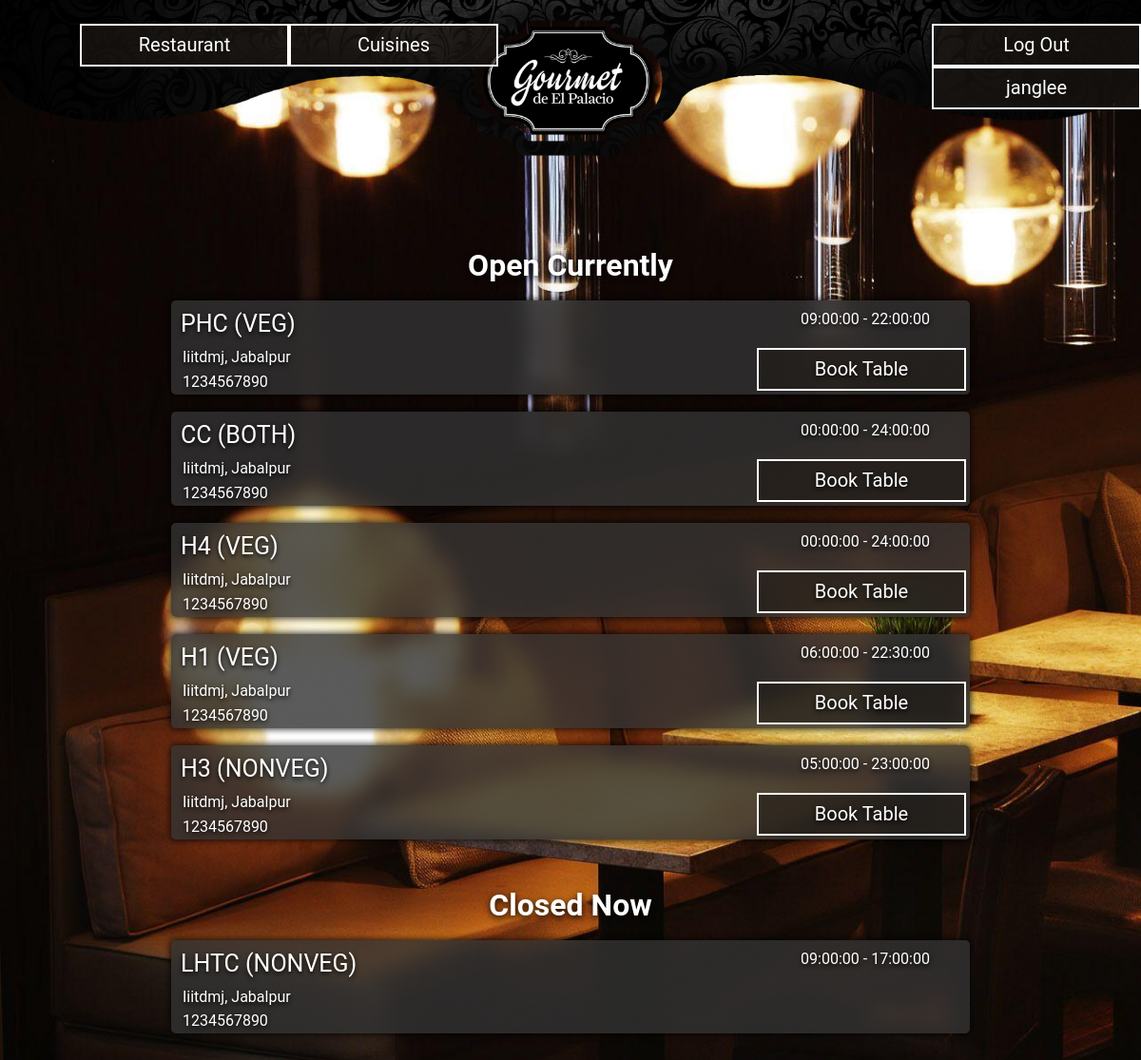
Screenshot of /rest_list.php (signed in) with the database file from the repository.
### tables this page shows
CREATE TABLE IF NOT EXISTS `restaurant` (
  `id` int(11) NOT NULL AUTO_INCREMENT,
  `name` varchar(50) NOT NULL,
  `address` varchar(200)  NOT NULL,
  `mobile_no` int(10)  DEFAULT NULL,
  `star` int(11) DEFAULT NULL,
  `city` varchar(20) DEFAULT NULL,
  `open_time` time NOT NULL,
  `close_time` time NOT NULL,
  `veg_nonveg` varchar(6) DEFAULT 'veg',
  PRIMARY KEY (`id`),
  UNIQUE(`name`,`address`,`mobile_no`),
  check (star<=5 && star >= 0)
);

### rest_list.php (the view, shortened to what this page needs)
<!DOCTYPE html>
<html>
<head>
    <link type="text/css" rel="stylesheet" href="css/rest_list.css" >
</head>
<body>
    <div class="header">
      <div class="header_top" >
        <div class="left_buttons">
          <a href="./food_list.php" class="header_hover" >Cuisines</a>
          <a href="./rest_list.php">Restaurant</a>
        </div>
        <div class="right_buttons">
          <?php
            include('login_buttons.php');
          ?>
        </div>
      </div>
    </div>
    <center>
    <?php
        include("PhpMysqlConnectivity.php");
        $result=mysqli_query($link,"SELECT DISTINCT a.id, a.name, a.address, a.mobile_no, a.star, a.city, a.veg_nonveg, a.open_time, a.close_time FROM restaurant a WHERE  a.city='jabalpur' AND CAST(CURRENT_TIME() AS time) BETWEEN a.open_time AND a.close_time ORDER BY a.star DESC;");
        if($result){
          if(!$result->num_rows == 0){
            echo "<h1 style='color:white;text-shadow:0px 2px 7px #000;font-family: \"Roboto\", sans-serif;margin:5px;margin-top:50px;'>Open Currently</h1>";
          }
        }
        while($row = mysqli_fetch_array($result)) {
            $nm=$row["name"];
            echo '<div class="bodytrbg"><div style="background:rgba(50,50,50,0.8);border-radius: 5px;"><a href=search.php?search_type=restaurant&keyword='.$nm.'>';
            echo '<table border=0 cellpadding=2>';
            echo '<tr>';
            echo '<td  class="field name">'.$row["name"].'  ('.$row["veg_nonveg"].')</td>';
            $piclen = 40*$row["star"];
            echo '<td class="field starttd" ><div class="star" style="width:'.$piclen.'px;"></div></td>';
            echo '<td class="field open">'.$row["open_time"].' - '.$row["close_time"].'</td>';
            echo '</tr><tr>';
            echo '<td colspan=2 class="field address">&nbsp;&nbsp;'.$row["address"].', '.$row["city"].'</td>';
            if (isset($_SESSION['u_id'])) {
              echo '<td rowspan=2 ><a class="styledanchor" href="./booking.php?r_id='.$row['id'].'">Book Table</a></td>';
            }
            echo '</tr><tr>';
            echo '<td colspan=2 class="field mobile">&nbsp;&nbsp;'.$row["mobile_no"].'</td>';
            echo '</tr>';
            echo '</table>';
            echo '</a></div></div>';
        }
        $result=mysqli_query($link,"SELECT DISTINCT a.id, a.name, a.address, a.mobile_no, a.star, a.city, a.veg_nonveg, a.open_time, a.close_time FROM restaurant a WHERE  a.city='jabalpur' AND CAST(CURRENT_TIME() AS time) NOT BETWEEN a.open_time AND a.close_time ORDER BY a.star DESC;");
        if($result && !$result->num_rows == 0){
          echo "<h1 style='color:white;text-shadow:0px 2px 7px #000;font-family: \"Roboto\", sans-serif;margin:5px;margin-top:50px;'>Closed Now</h1>";
        }
        while($row = mysqli_fetch_array($result)){
            $nm=$row["name"];
            echo '<div class="bodytrbg"><div style="background:rgba(50,50,50,0.8);border-radius: 5px;"><a href=search.php?search_type=restaurant&keyword='.$nm.'>';
            echo '<table border=0 cellpadding=2>';
            echo '<tr>';
            echo '<td  class="field name">'.$row["name"].'  ('.$row["veg_nonveg"].')</td>';
            $piclen = 40*$row["star"];
            echo '<td class="field starttd" ><div class="star" style="width:'.$piclen.'px;"></div></td>';
            echo '<td class="field open">'.$row["open_time"].' - '.$row["close_time"].'</td>';
            echo '</tr><tr>';
            echo '<td colspan=2 class="field address">&nbsp;&nbsp;'.$row["address"].', '.$row["city"].'</td>';
            echo '</tr><tr>';
            echo '<td colspan=2 class="field mobile">&nbsp;&nbsp;'.$row["mobile_no"].'</td>';
            echo '</tr>';
            echo '</table>';
            echo '</a></div></div>';
        }
    ?>
<br><br>
</center>
 </body>
 </html>

### css/rest_list.css (style rules this page uses)
body { background-color: rgb(50, 50, 50); margin:0px; }
.header { margin:0px; padding:0px; border:0px; text-align: center; position : static; background-color: rgba(70, 60, 40, 0); height: 210px; width : 100%; }
.header_top { background-image: url("../images/page_top_bg.png"); background-size: 100%; position: static; top: 0px; background-repeat: no-repeat; height: inherit; width: 100%; z-index: 9; }
.header_top .right_buttons { position: absolute; top: 25px; left: 64%; text-align: right; }
.header_top .left_buttons { position: absolute; top: 25px; left: 7%; text-align: left; }
.header a { text-align: center; vertical-align: middle; background: rgba(0, 0, 0, .2); border: 2px solid #fff; font-family: "Roboto", sans-serif; font-style: normal; font-size: 20px; position: relative; float: right; border: 0; padding: 8px; height: 25px; width: 200px; color: #fff; background: rgba(30, 25, 20, 0.6); border: 2px solid #fff; transition: background 0.2s ease-in-out; text-decoration: none; }
.bodytrbg { border-radius: 5px; background-image: url("../images/header/1b.jpg"); background-repeat: no-repeat; background-size: cover; background-attachment: fixed, scroll; text-shadow: 0px 2px 5px rgba(0, 0, 0, 1); height:auto; width:70%; margin-top: 1.5%; box-shadow: 0px 0px 7px 1px rgba(0, 0, 0, 0.8); transition: all 0.2s ease-in-out; text-decoration: none; }
.bodytrbg table { width:100%; }
.bodytrbg a { font-style: normal; text-decoration: none; }
.bodytrbg a.styledanchor { text-align: center; vertical-align: middle; background: rgba(0, 0, 0, .2); border: 2px solid #fff; font-family: "Roboto", sans-serif; font-style: normal; font-size: 20px; position: relative; float: right; border: 0; padding: 8px; height: 25px; width: 200px; color: #fff; background: rgba(30, 25, 20, 0.6); border: 2px solid #fff; transition: all 0.2s ease-in-out; text-decoration: none; }
.bodytrbg .field { text-align: left; vertical-align: middle; font-family: "Roboto", sans-serif; text-transform: capitalize; font-style: normal; position: relative; color: #fff; }
.bodytrbg .name { font-size: 25px; text-transform: uppercase; position: relative; float: left; padding: 8px; height: 25px; }
.bodytrbg .open { text-transform: uppercase; text-align: center; vertical-align:middle; float: right; padding: 8px; height: 25px; width: 200px; }
.bodytrbg .address { width: 100%; }

### rows the page displays
restaurant: name "PHC", veg_nonveg "VEG", open_time "09:00:00", close_time "22:00:00", address "Iiitdmj", city "Jabalpur", mobile_no "1234567890"
restaurant: name "CC", veg_nonveg "BOTH", open_time "00:00:00", close_time "24:00:00", address "Iiitdmj", city "Jabalpur", mobile_no "1234567890"
restaurant: name "H4", veg_nonveg "VEG", open_time "00:00:00", close_time "24:00:00", address "Iiitdmj", city "Jabalpur", mobile_no "1234567890"
restaurant: name "H1", veg_nonveg "VEG", open_time "06:00:00", close_time "22:30:00", address "Iiitdmj", city "Jabalpur", mobile_no "1234567890"
restaurant: name "H3", veg_nonveg "NONVEG", open_time "05:00:00", close_time "23:00:00", address "Iiitdmj", city "Jabalpur", mobile_no "1234567890"
restaurant: name "LHTC", veg_nonveg "NONVEG", open_time "09:00:00", close_time "17:00:00", address "Iiitdmj", city "Jabalpur", mobile_no "1234567890"

### other values shown
$_SESSION["u_id"] "janglee"
